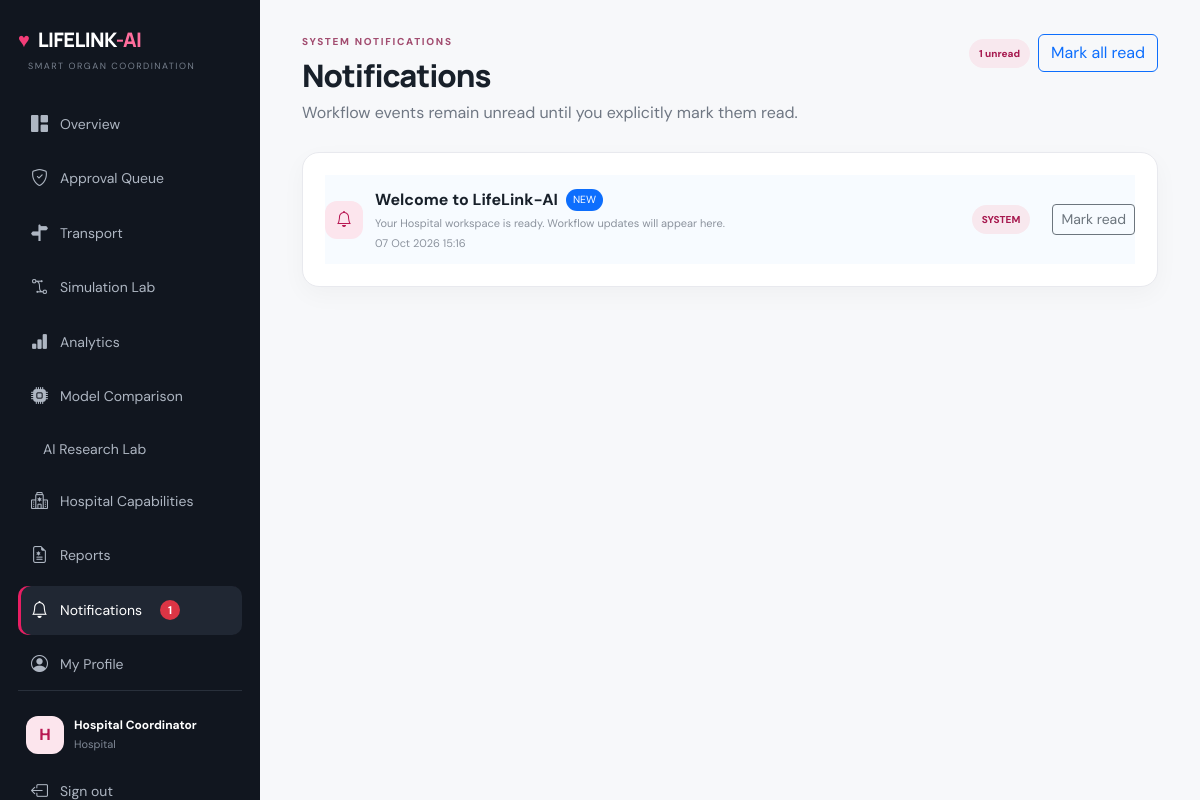
The page /notifications (signed in) on the database its author committed.
### app/models.py (models this page shows)
class User(UserMixin, db.Model):
    id = db.Column(db.Integer, primary_key=True)
    name = db.Column(db.String(120), nullable=False)
    email = db.Column(db.String(160), unique=True, nullable=False)
    password = db.Column(db.String(255), nullable=False)
    role = db.Column(db.String(30), nullable=False)
    hospital = db.Column(db.String(160))
    created_at = db.Column(db.DateTime, default=datetime.utcnow)

class Notification(db.Model):
    id = db.Column(db.Integer, primary_key=True)
    user_id = db.Column(db.Integer, db.ForeignKey('user.id'), nullable=False)
    title = db.Column(db.String(180), nullable=False)
    message = db.Column(db.Text, nullable=False)
    category = db.Column(db.String(40), default='INFO')
    reference_type = db.Column(db.String(40))
    reference_id = db.Column(db.Integer)
    is_read = db.Column(db.Boolean, default=False)
    created_at = db.Column(db.DateTime, default=datetime.utcnow)
    user = db.relationship('User')

### app/routes.py (the view)
@bp.route('/notifications')
@login_required
@require_page('notifications')
def notifications():
    items=Notification.query.filter_by(user_id=current_user.id).order_by(Notification.created_at.desc()).limit(100).all()
    unread=Notification.query.filter_by(user_id=current_user.id,is_read=False).count()
    return render_template('notifications.html',notifications=items,unread=unread,**page_data())

### app/routes.py (called while the page is built)
@bp.before_app_request
def csrf_protect():
    if 'csrf_token' not in request.cookies:
        pass
    from flask import session
    if 'csrf_token' not in session: session['csrf_token']=secrets.token_urlsafe(32)
    if request.method=='POST' and request.endpoint not in {'main.login','main.register'}:
        token=(request.get_json(silent=True) or {}).get('_csrf') if request.is_json else request.form.get('_csrf')
        if not token or not secrets.compare_digest(token,session['csrf_token']): abort(400, description='Invalid or missing security token. Refresh the page and try again.')

def allowed(page): return current_user.role in PERMISSIONS and page in PERMISSIONS[current_user.role]

def require_page(page):
    def deco(fn):
        @wraps(fn)
        def wrapped(*a,**k):
            if not allowed(page): abort(403)
            return fn(*a,**k)
        return wrapped
    return deco

def page_data():
    unread=0
    if current_user.is_authenticated:
        unread=Notification.query.filter_by(user_id=current_user.id,is_read=False).count()
    return dict(active=request.endpoint or '', unread_notifications=unread)

### app/templates/notifications.html (shortened to what this page needs)
{% extends 'base.html' %}{% block content %}<div class="topbar"><div><div class="eyebrow">SYSTEM NOTIFICATIONS</div><h1>Notifications</h1><p class="muted">Workflow events remain unread until you explicitly mark them read.</p></div><div class="d-flex gap-2 align-items-center"><span class="badge-soft">{{unread}} unread</span>{% if unread %}<form method="post" action="/notifications/read-all"><button class="btn btn-outline-primary">Mark all read</button></form>{% endif %}</div></div><div class="panel">{% for n in notifications %}<div class="match-row notification-row {% if not n.is_read %}notification-unread{% endif %}"><div class="avatar"><i class="bi bi-bell"></i></div><div class="flex-grow-1"><div class="d-flex gap-2 align-items-center"><b>{{n.title}}</b>{% if not n.is_read %}<span class="unread-dot">NEW</span>{% endif %}</div><small>{{n.message}}</small><small>{{n.created_at.strftime('%d %b %Y %H:%M')}}</small></div><span class="badge-soft">{{n.category}}</span>{% if not n.is_read %}<form method="post" action="/notifications/read/{{n.id}}"><button class="btn btn-sm btn-outline-secondary">Mark read</button></form>{% endif %}</div>{% else %}<div class="empty">No notifications yet.</div>{% endfor %}</div>{% endblock %}

### app/templates/base.html (shortened to what this page needs)
<!doctype html><html lang="en"><head><link href="https://cdn.jsdelivr.net/npm/bootstrap@5.3.3/dist/css/bootstrap.min.css" rel="stylesheet"><link href="https://cdn.jsdelivr.net/npm/bootstrap-icons@1.11.3/font/bootstrap-icons.css" rel="stylesheet"><link rel="stylesheet" href="{{url_for('static',filename='css/style.css')}}"></head><body>
{% if current_user.is_authenticated %}<aside class="sidebar"><div class="brand"><span class="logo-heart">♥</span> LIFELINK<span>-AI</span></div><div class="sidebar-label">SMART ORGAN COORDINATION</div><nav><a class="{{'active' if request.endpoint=='main.dashboard'}}" href="/dashboard"><i class="bi bi-grid-1x2-fill"></i> Overview</a>
{% if current_user.role in ['Admin','Doctor','Hospital'] %}<a class="{{'active' if request.endpoint=='main.approvals'}}" href="/approvals"><i class="bi bi-shield-check"></i> Approval Queue</a>{% endif %}
{% if current_user.role in ['Admin','Hospital'] %}<a class="{{'active' if request.endpoint=='main.transport'}}" href="/transport"><i class="bi bi-signpost-split-fill"></i> Transport</a><a class="{{'active' if request.endpoint=='main.simulation'}}" href="/simulation"><i class="bi bi-bezier2"></i> Simulation Lab</a>{% endif %}
{% if current_user.role in ['Admin','Doctor','Hospital'] %}<a class="{{'active' if request.endpoint=='main.analytics'}}" href="/analytics"><i class="bi bi-bar-chart-fill"></i> Analytics</a><a class="{{'active' if request.endpoint=='main.model_comparison'}}" href="/model-comparison"><i class="bi bi-cpu-fill"></i> Model Comparison</a><a class="{{'active' if request.endpoint=='main.ai_lab'}}" href="/ai-lab"> AI Research Lab</a>{% endif %}
{% if current_user.role in ['Admin','Hospital'] %}<a class="{{'active' if request.endpoint=='main.hospital_capabilities'}}" href="/hospital-capabilities"><i class="bi bi-hospital"></i> Hospital Capabilities</a>{% endif %}
<a class="{{'active' if request.endpoint in ['main.reports','main.before_report','main.after_report']}}" href="/reports"><i class="bi bi-file-earmark-medical"></i> Reports</a><a class="{{'active' if request.endpoint=='main.notifications'}}" href="/notifications"><i class="bi bi-bell"></i> Notifications {% if unread_notifications %}<span class="notification-count">{{unread_notifications}}</span>{% endif %}</a><a class="{{'active' if request.endpoint=='main.profile'}}" href="/profile"><i class="bi bi-person-circle"></i> My Profile</a></nav><div class="sidebar-bottom"><div class="mini-user"><div class="avatar">{{current_user.name[0]}}</div><div><b>{{current_user.name}}</b><small>{{current_user.role}}</small></div></div><a href="/logout"><i class="bi bi-box-arrow-left"></i> Sign out</a></div></aside><button class="mobile-menu" onclick="document.querySelector('.sidebar').classList.toggle('open')"></button>{% endif %}
<main class="{{'content' if current_user.is_authenticated else ''}}">{% block content %}{% endblock %}</main></body></html>

### app/static/css/style.css (style rules this page uses)
:root { --ink:#18202a;--muted:#6f7783;--line:#e8e9ee;--bg:#f7f8fa;--card:#fff;--pink:#e91e63;--pink2:#ad1457;--pink-soft:#fde8f0;--green:#11865a;--green-soft:#e7f7ef;--amber:#a46b00;--amber-soft:#fff5dc;--navy:#151a24 }
* { box-sizing:border-box }
body { margin:0;background:var(--bg);color:var(--ink);font-family:'DM Sans',sans-serif }
h1,h2,h3,h4,h5 { font-family:Manrope,sans-serif;font-weight:800 }
a { text-decoration:none;color:inherit }
.muted { color:var(--muted) }
.content { margin-left:260px;padding:34px 42px;min-height:100vh }
.sidebar { position:fixed;z-index:20;left:0;top:0;bottom:0;width:260px;background:#11161f;color:#fff;padding:26px 18px;display:flex;flex-direction:column }
.brand { font:800 20px Manrope,sans-serif;letter-spacing:-.6px }
.brand span:last-child { color:#ff6e9d }
.logo-heart { color:#f43d78;margin-right:5px }
.sidebar-label { font-size:9px;letter-spacing:1.5px;color:#78818e;margin:7px 10px 26px }
.sidebar nav { display:flex;flex-direction:column;gap:5px }
.sidebar nav a,.sidebar-bottom>a { padding:12px 13px;border-radius:10px;color:#aeb6c2;font-size:14px;display:flex;gap:12px;align-items:center }
.sidebar nav a i,.sidebar-bottom>a i { font-size:17px }
.sidebar nav a.active,.sidebar nav a:hover,.sidebar-bottom>a:hover { background:#202733;color:#fff }
.sidebar nav a.active { box-shadow:inset 3px 0 var(--pink) }
.sidebar-bottom { margin-top:auto;border-top:1px solid #29303b;padding-top:17px }
.mini-user { display:flex;gap:10px;align-items:center;padding:8px 8px 13px }
.mini-user b { display:block;font-size:12px }
.mini-user small { display:block;color:#7f8895;font-size:11px;margin-top:2px }
.avatar { height:38px;width:38px;border-radius:12px;background:#fce5ed;color:#b81752;display:grid;place-items:center;font-weight:800;flex:0 0 auto }
.topbar { display:flex;justify-content:space-between;align-items:flex-start;margin-bottom:27px }
.eyebrow { font-size:10px;font-weight:800;letter-spacing:1.7px;color:#a24d70;margin-bottom:8px }
.topbar h1 { font-size:31px;letter-spacing:-1px;margin:0 0 7px }
.topbar p { margin:0 }
.panel { background:#fff;border:1px solid var(--line);border-radius:17px;padding:22px;box-shadow:0 8px 24px rgba(24,32,42,.035) }
.match-row,.registry-row,.transport-row { display:flex;align-items:center;gap:12px;padding:13px 0;border-bottom:1px solid #f0f1f3 }
.match-row:last-child,.registry-row:last-child,.transport-row:last-child { border:0 }
.match-row small,.registry-row small,.route-request small,.transport-row small { display:block;color:#8c939e;font-size:11px;margin-top:3px }
.badge-soft { background:#f8e8ee;color:#a7194f;padding:7px 10px;border-radius:99px;font-size:10px;font-weight:800 }

### app/templates/notifications.html (style rules this page uses)
.notification-row { border-bottom:1px solid #edf0f2 }
.notification-unread { background:#f7fbff }
.unread-dot { font-size:.65rem;padding:3px 7px;border-radius:999px;background:#0d6efd;color:#fff }
.notification-row form { margin-left:10px }

### app/templates/base.html (style rules this page uses)
.notification-count { display:inline-flex;align-items:center;justify-content:center;min-width:20px;height:20px;padding:0 5px;margin-left:6px;border-radius:999px;background:#dc3545;color:#fff;font-size:.7rem;font-weight:700 }

### rows shown on the page
User: name "H", name "Hospital Coordinator", role "Hospital"
Notification: title "Welcome to LifeLink-AI", is_read "NEW", message "Your Hospital workspace is ready. Workflow updates will appear here.", created_at "07 Oct 2026 15:16", category "SYSTEM"

### other values the page prints
{{ unread_notifications }} "1"
{{ unread }} "1"
